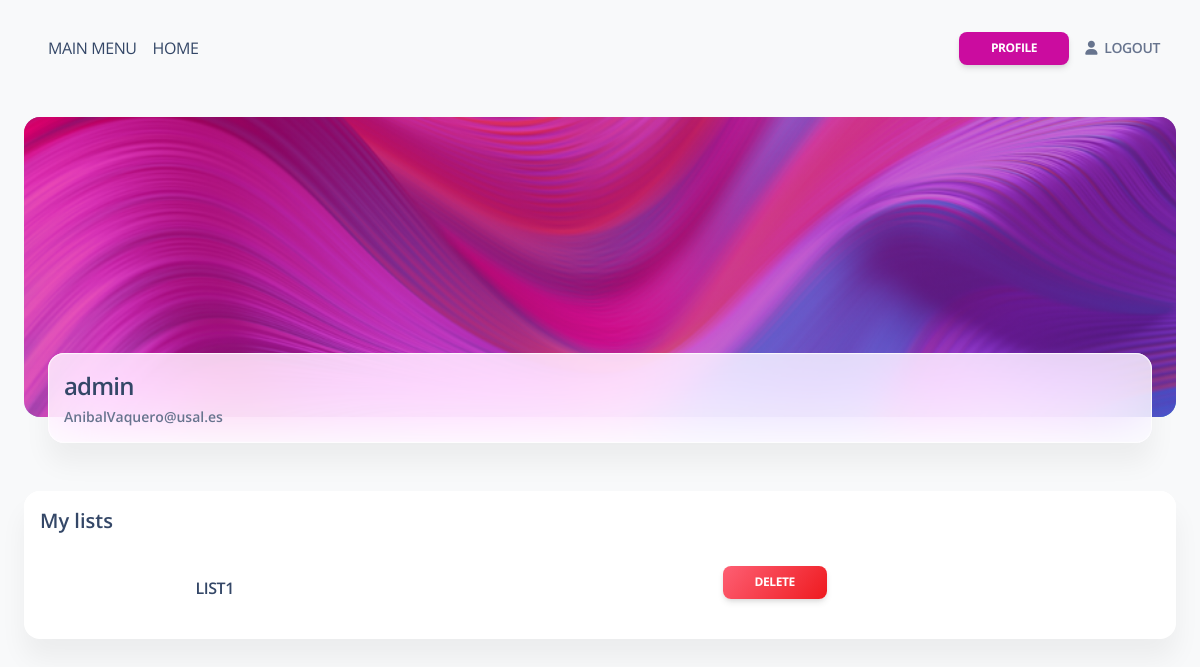
/accounts/profile/ (signed in), run on an earlier commit of the app's database.
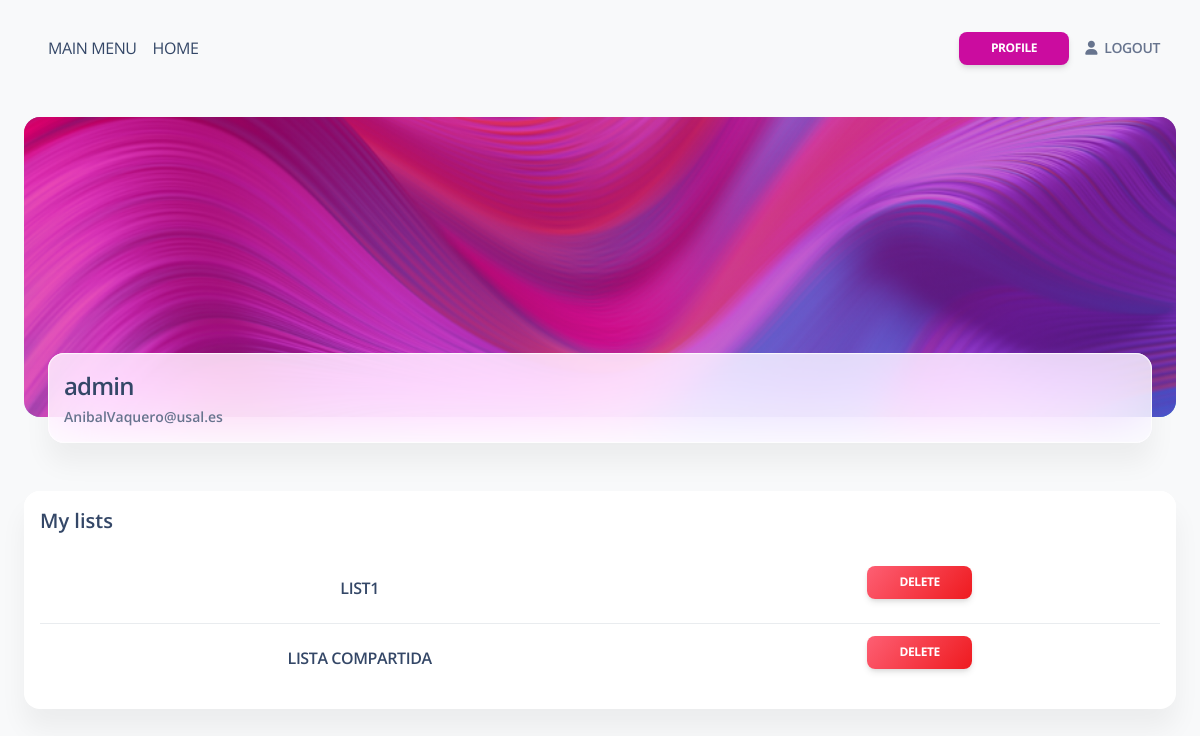
And on a later commit of the database.
### eventlist/models.py (models this page shows, shortened)
class User(models.Model):
    user = models.OneToOneField(DjangoUser, on_delete=models.CASCADE)
    creation_date = models.DateField(auto_now_add=True)
    last_updated_date = models.DateTimeField(auto_now=True)

class EventList(models.Model):
    name = models.CharField(max_length=100, unique=True)
    creation_date = models.DateField(auto_now_add=True)
    last_updated_date = models.DateTimeField(auto_now=True)
    users = models.ManyToManyField(User, blank = True)

### eventlist/views.py (the view)
# urls.py: path('accounts/profile/', event_list_view.profile, name="profile"),
@login_required(login_url='/accounts/login/')
def profile(request):
    user, created = User.objects.get_or_create(user=request.user)
    if request.method == "GET":
        return render(
            request,
            "home/profile.html",
            {
                "profile": user,
            }
        )

### copia seguridad/eventlist/templates/home/profile.html (shortened to what this page needs)
{% extends 'layouts/base.html' %}
{% block content %}
  <div class="container-fluid">
    <div class="page-header min-height-300 border-radius-xl mt-4" style="background-image: url('/static/assets/img/curved-images/curved0.jpg'); background-position-y: 50%;">
      <span class="mask bg-gradient-primary opacity-6"></span>
    </div>
    <div class="card card-body blur shadow-blur mx-4 mt-n6 overflow-hidden">
      <div class="row gx-4">
        <div class="col-auto my-auto">
          <div class="h-100">
            <h4 class="mb-1">
              {{profile.user.username}}
            </h4>
            <p class="mb-0 font-weight-bold text-sm">
              {{profile.user.email}}
            </p>
          </div>
        </div>
      </div>
    </div>
  </div>
  <div class="container-fluid py-4">
    <div class="row">
      <div class="col-12 mt-4">
        <div class="card mb-4">
          <div class="card-header pb-0 p-3">
            <h5 class="mb-1">My lists</h5>
          </div>
          <div class="card-body p-3">
            <table class="table align-items-center mb-0">
              <tbody>
                  {% for list in profile.eventlist_set.all %}
                      <tr>
                          <td>
                              <div class="text-center">
                                  <span>
                                      <a class=" text-uppercase font-weight-bold mb-0" href="{% url 'list_events' list_name=list.name %}">{{ list.name }}</a>
                                  </span>
                              </div>
                          </td>
                          <td>
                              <div class="text-center">
                                  <span>
                                      <a class="text-uppercase btn bg-gradient-danger mt-1 btn-sm" href="{% url 'delete_list_confirmation' list_name=list.name %}">Delete</a>
                                  </span>
                              </div>
                          </td>
                      </tr>
                  {% endfor %}
              </tbody>
          </table>
          </div>
        </div>
      </div>
    </div>
  </div>
{% endblock content %}

### copia seguridad/eventlist/templates/layouts/base.html (shortened to what this page needs)
<!DOCTYPE html>
<html lang="en">
<head>
  <link href="/static/assets/css/nucleo-icons.css" rel="stylesheet" />
  <link href="/static/assets/css/nucleo-svg.css" rel="stylesheet" />
  <link href="/static/assets/css/nucleo-svg.css" rel="stylesheet" />
  <link id="pagestyle" href="/static/assets/css/soft-ui-dashboard.css?v=1.0.3" rel="stylesheet" />
</head>
<body class="g-sidenav-show  bg-gray-100">
  <main class="main-content position-relative max-height-vh-100 h-100 mt-1 border-radius-lg ">
    {% include "includes/navigation.html" %}
    {% block content %}{% endblock content %}
  </main>
</body>
</html>

### copia seguridad/eventlist/templates/includes/navigation.html
    <nav class="navbar navbar-main navbar-expand-lg px-0 mx-4 shadow-none border-radius-xl" id="navbarBlur" navbar-scroll="true">
      <div class="container-fluid py-1 px-3">
        <div class="col-md-auto m-2">
          <a href="{% url 'index' %}">MAIN MENU</a>
        </div>
        <div class="col-md-auto m-2">
          <a href="{% url 'list_event_lists' %}">HOME</a>
        </div>
        <div class="collapse navbar-collapse mt-sm-0 mt-2 me-md-0 me-sm-4" id="navbar">
          <div class="ms-md-auto pe-md-3 d-flex align-items-center">
            <div class="input-group">
              <a type="button" class="btn btn-primary btn-sm mt-3" href="{% url 'profile' %}">Profile</a>
            </div>
          </div>
          <ul class="navbar-nav  justify-content-end">
            <li class="nav-item d-flex align-items-center">
              <a href="{% url 'logout' %}" class="nav-link text-body font-weight-bold px-0">
                <i class="fa fa-user me-sm-1"></i>
                <span class="d-sm-inline d-none">LOGOUT</span>
              </a>
            </li>
          </ul>
        </div>
      </div>
    </nav>

What changed in the data, as far as the page shows it:
added EventList: name "LISTA COMPARTIDA"
